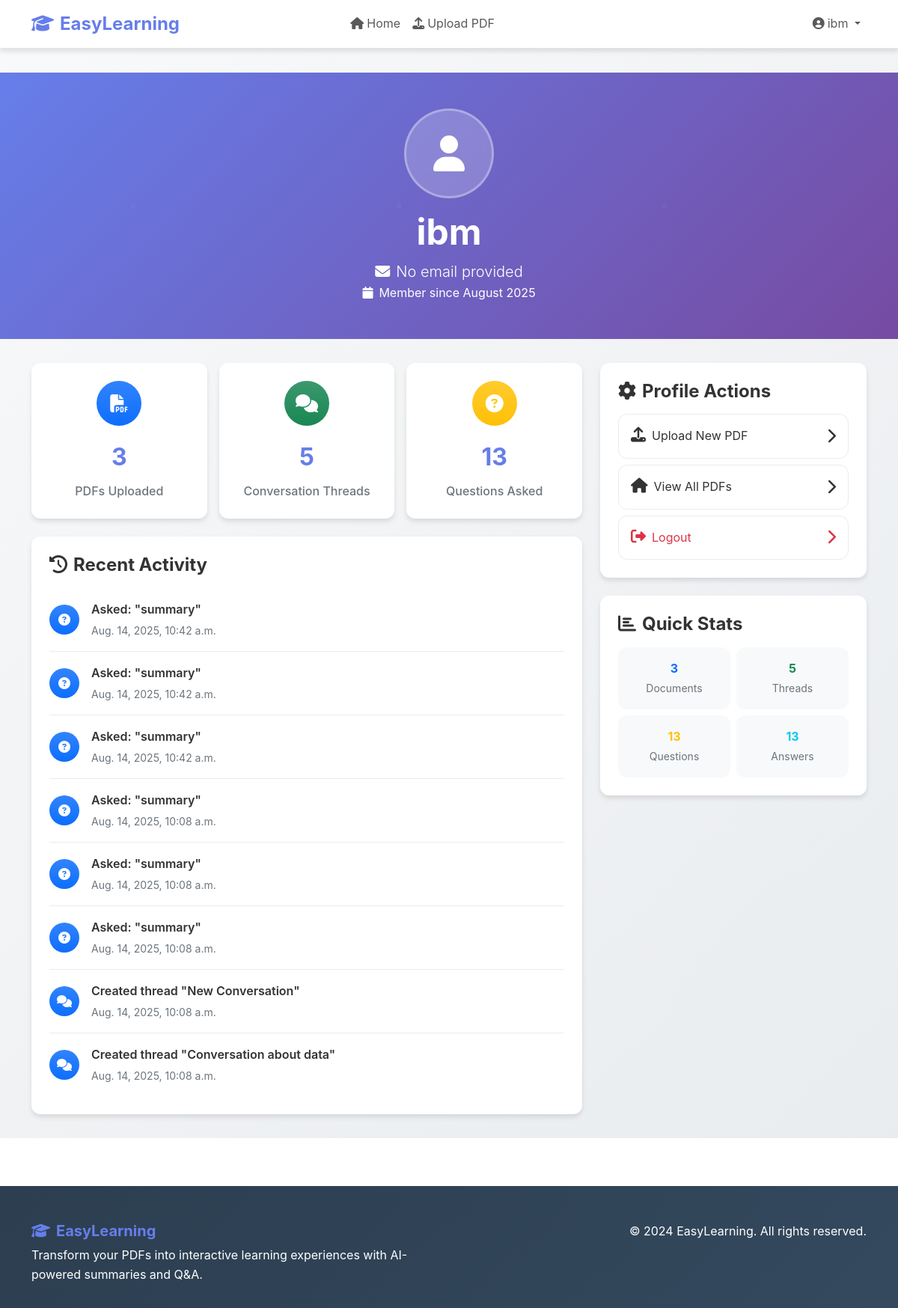
Page /profile/ (signed in) on the committed database.
### easylearning/models.py (models this page shows, shortened)
class Question(models.Model):
    LANGUAGE_CHOICES = [
        ('en', 'English'),
        ('gu', 'Gujarati'),
        ('hi', 'Hindi'),
    ]
    id = models.UUIDField(primary_key=True, default=uuid.uuid4, editable=False)
    thread = models.ForeignKey(ConversationThread, on_delete=models.CASCADE, related_name='questions')
    question_text = models.TextField()
    language = models.CharField(max_length=2, choices=LANGUAGE_CHOICES, default='en')
    asked_at = models.DateTimeField(auto_now_add=True)
    asked_by = models.ForeignKey(User, on_delete=models.CASCADE, null=True, blank=True)

class ConversationThread(models.Model):
    id = models.UUIDField(primary_key=True, default=uuid.uuid4, editable=False)
    pdf_document = models.ForeignKey(PDFDocument, on_delete=models.CASCADE, related_name='conversations')
    title = models.CharField(max_length=255, default="New Conversation")
    created_at = models.DateTimeField(auto_now_add=True)
    updated_at = models.DateTimeField(auto_now=True)

### easylearning/views.py (the view)
# urls.py: path('profile/', views.profile_view, name='profile'),
@login_required
def profile_view(request):
    user = request.user
    pdfs = PDFDocument.objects.filter(uploaded_by=user)
    threads = ConversationThread.objects.filter(pdf_document__uploaded_by=user)
    questions = Question.objects.filter(asked_by=user)
    answers = Answer.objects.filter(question__asked_by=user)
    recent_activities = []
    for pdf in pdfs.order_by('-uploaded_at')[:5]:
        recent_activities.append({
            'icon': 'file-pdf',
            'title': f'Uploaded "{pdf.title}"',
            'time': pdf.uploaded_at
        })
    for thread in threads.order_by('-created_at')[:3]:
        recent_activities.append({
            'icon': 'comments',
            'title': f'Created thread "{thread.title}"',
            'time': thread.created_at
        })
        for question in questions.order_by('-asked_at')[:3]:
            question_text = question.question_text
            truncated_text = question_text[:50] + "..." if len(question_text) > 50 else question_text
            recent_activities.append({
                'icon': 'question-circle',
                'title': f'Asked: "{truncated_text}"',
                'time': question.asked_at
            })
    recent_activities.sort(key=lambda x: x['time'], reverse=True)
    recent_activities = recent_activities[:8]
    context = {
        'pdfs': pdfs,
        'threads': threads,
        'questions': questions,
        'answers': answers,
        'recent_activities': recent_activities,
    }
    return render(request, 'easylearning/profile.html', context)

### templates/easylearning/profile.html (shortened to what this page needs)
{% extends 'base.html' %}
{% block content %}
<div class="profile-container">
    <section class="profile-header">
        <div class="container text-center position-relative">
            <div class="profile-avatar">
                <i class="fas fa-user"></i>
            </div>
            <h1 class="display-5 fw-bold mb-2">{{ user.username }}</h1>
            <p class="lead mb-0">
                <i class="fas fa-envelope me-2"></i>{{ user.email|default:"No email provided" }}
            </p>
            <p class="mb-0">
                <i class="fas fa-calendar me-2"></i>Member since {{ user.date_joined|date:"F Y" }}
            </p>
        </div>
    </section>
    <div class="container">
        <div class="row g-4">
            <div class="col-lg-8">
                <div class="row g-3 mb-4">
                    <div class="col-md-4">
                        <div class="stats-card">
                            <div class="stats-icon bg-primary bg-gradient">
                                <i class="fas fa-file-pdf"></i>
                            </div>
                            <div class="stats-number">{{ pdfs.count }}</div>
                            <div class="stats-label">PDFs Uploaded</div>
                        </div>
                    </div>
                    <div class="col-md-4">
                        <div class="stats-card">
                            <div class="stats-icon bg-success bg-gradient">
                                <i class="fas fa-comments"></i>
                            </div>
                            <div class="stats-number">{{ threads.count }}</div>
                            <div class="stats-label">Conversation Threads</div>
                        </div>
                    </div>
                    <div class="col-md-4">
                        <div class="stats-card">
                            <div class="stats-icon bg-warning bg-gradient">
                                <i class="fas fa-question-circle"></i>
                            </div>
                            <div class="stats-number">{{ questions.count }}</div>
                            <div class="stats-label">Questions Asked</div>
                        </div>
                    </div>
                </div>
                <div class="recent-activity">
                    <h4 class="fw-bold mb-3">
                        <i class="fas fa-history me-2"></i>Recent Activity
                    </h4>
                    {% if recent_activities %}
                        {% for activity in recent_activities %}
                        <div class="activity-item">
                            <div class="activity-icon bg-primary bg-gradient">
                                <i class="fas fa-{{ activity.icon }}"></i>
                            </div>
                            <div class="activity-content">
                                <div class="activity-title">{{ activity.title }}</div>
                                <div class="activity-time">{{ activity.time }}</div>
                            </div>
                        </div>
                        {% endfor %}
                    {% else %}
                        <div class="text-center py-4">
                            <i class="fas fa-inbox fa-3x text-muted mb-3"></i>
                            <p class="text-muted">No recent activity</p>
                        </div>
                    {% endif %}
                </div>
            </div>
            <div class="col-lg-4">
                <div class="profile-actions">
                    <h4 class="fw-bold mb-3">
                        <i class="fas fa-cog me-2"></i>Profile Actions
                    </h4>
                    <a href="{% url 'easylearning:upload_pdf' %}" class="action-btn">
                        <span>
                            <i class="fas fa-upload me-2"></i>Upload New PDF
                        </span>
                        <i class="fas fa-chevron-right"></i>
                    </a>
                    <a href="{% url 'easylearning:home' %}" class="action-btn">
                        <span>
                            <i class="fas fa-home me-2"></i>View All PDFs
                        </span>
                        <i class="fas fa-chevron-right"></i>
                    </a>
                    <a href="{% url 'easylearning:logout' %}" class="action-btn text-danger">
                        <span>
                            <i class="fas fa-sign-out-alt me-2"></i>Logout
                        </span>
                        <i class="fas fa-chevron-right"></i>
                    </a>
                </div>
                <div class="profile-actions mt-4">
                    <h4 class="fw-bold mb-3">
                        <i class="fas fa-chart-bar me-2"></i>Quick Stats
                    </h4>
                    <div class="row g-2">
                        <div class="col-6">
                            <div class="text-center p-3 bg-light rounded">
                                <div class="fw-bold text-primary">{{ pdfs.count }}</div>
                                <small class="text-muted">Documents</small>
                            </div>
                        </div>
                        <div class="col-6">
                            <div class="text-center p-3 bg-light rounded">
                                <div class="fw-bold text-success">{{ threads.count }}</div>
                                <small class="text-muted">Threads</small>
                            </div>
                        </div>
                        <div class="col-6">
                            <div class="text-center p-3 bg-light rounded">
                                <div class="fw-bold text-warning">{{ questions.count }}</div>
                                <small class="text-muted">Questions</small>
                            </div>
                        </div>
                        <div class="col-6">
                            <div class="text-center p-3 bg-light rounded">
                                <div class="fw-bold text-info">{{ answers.count }}</div>
                                <small class="text-muted">Answers</small>
                            </div>
                        </div>
                    </div>
                </div>
            </div>
        </div>
    </div>
</div>
{% endblock %}

### templates/base.html (shortened to what this page needs)
<!DOCTYPE html>
<html lang="en">
<head>
    <link href="https://cdn.jsdelivr.net/npm/bootstrap@5.3.0/dist/css/bootstrap.min.css" rel="stylesheet">
    <link rel="stylesheet" href="https://cdnjs.cloudflare.com/ajax/libs/font-awesome/6.4.0/css/all.min.css">
</head>
<body>
    <nav class="navbar navbar-expand-lg navbar-light bg-light shadow-sm">
        <div class="container">
            <a class="navbar-brand" href="{% url 'easylearning:home' %}">
                <i class="fas fa-graduation-cap me-2"></i>EasyLearning
            </a>
            <div class="collapse navbar-collapse justify-content-center" id="navbarNav">
                <ul class="navbar-nav mx-auto">
                    <li class="nav-item">
                        <a class="nav-link" href="{% url 'easylearning:home' %}">
                            <i class="fas fa-home me-1"></i>Home
                        </a>
                    </li>
                    <li class="nav-item">
                        <a class="nav-link" href="{% url 'easylearning:upload_pdf' %}">
                            <i class="fas fa-upload me-1"></i>Upload PDF
                        </a>
                    </li>
                </ul>
                <ul class="navbar-nav ms-auto">
                    {% if user.is_authenticated %}
                        <li class="nav-item dropdown">
                            <a class="nav-link dropdown-toggle" href="#" id="navbarDropdown" role="button" aria-expanded="false">
                                <i class="fas fa-user-circle me-1"></i>{{ user.username }}
                            </a>
                        </li>
                    {% endif %}
                </ul>
            </div>
        </div>
    </nav>
    <main>
        {% block content %}{% endblock %}
    </main>
    <footer class="footer">
        <div class="container">
            <div class="row">
                <div class="col-md-6">
                    <h5><i class="fas fa-graduation-cap me-2"></i>EasyLearning</h5>
                    <p class="mb-0">Transform your PDFs into interactive learning experiences with AI-powered summaries and Q&A.</p>
                </div>
                <div class="col-md-6 text-md-end">
                    <p class="mb-0">&copy; 2024 EasyLearning. All rights reserved.</p>
                </div>
            </div>
        </div>
    </footer>
</body>
</html>

### templates/base.html (style rules this page uses)
:root { --primary-color: #667eea; --secondary-color: #764ba2; --success-color: #28a745; --warning-color: #ffc107; --danger-color: #dc3545; --dark-color: #2c3e50; --light-color: #f8f9fa; --border-radius: 12px; --box-shadow: 0 4px 6px rgba(0, 0, 0, 0.1); --transition: all 0.3s ease; }
body { font-family: 'Inter', -apple-system, BlinkMacSystemFont, 'Segoe UI', Roboto, sans-serif; line-height: 1.6; color: #333; }
.navbar-brand { font-weight: 700; color: var(--primary-color) !important; font-size: 1.5rem; }
.navbar { backdrop-filter: blur(10px); background: rgba(255, 255, 255, 0.95) !important; border-bottom: 1px solid rgba(0, 0, 0, 0.1); }
.footer { background: linear-gradient(135deg, var(--dark-color) 0%, #34495e 100%); color: white; padding: 3rem 0 2rem; margin-top: 4rem; }
.footer h5 { color: var(--primary-color); font-weight: 700; }
.dropdown { position: relative !important; }
.dropdown-toggle::after { display: inline-block; margin-left: 0.255em; vertical-align: 0.255em; content: ""; border-top: 0.3em solid; border-right: 0.3em solid transparent; border-bottom: 0; border-left: 0.3em solid transparent; }
.text-muted { color: #6c757d !important; }
.shadow-sm { box-shadow: var(--box-shadow) !important; }
.rounded { border-radius: var(--border-radius) !important; }

### templates/easylearning/profile.html (style rules this page uses)
.profile-container { background: linear-gradient(135deg, #f8f9fa 0%, #e9ecef 100%); min-height: 100vh; padding: 2rem 0; }
.profile-header { background: linear-gradient(135deg, var(--primary-color) 0%, var(--secondary-color) 100%); color: white; padding: 3rem 0; margin-bottom: 2rem; position: relative; overflow: hidden; }
.profile-header::before { content: ''; position: absolute; top: 0; left: 0; right: 0; bottom: 0; opacity: 0.3; }
.profile-avatar { width: 120px; height: 120px; background: rgba(255, 255, 255, 0.2); border-radius: 50%; display: flex; align-items: center; justify-content: center; font-size: 3rem; margin: 0 auto 1rem; backdrop-filter: blur(10px); border: 3px solid rgba(255, 255, 255, 0.3); }
.stats-card { background: white; border-radius: var(--border-radius); padding: 1.5rem; text-align: center; box-shadow: var(--box-shadow); transition: var(--transition); border: none; }
.stats-icon { width: 60px; height: 60px; border-radius: 50%; display: flex; align-items: center; justify-content: center; margin: 0 auto 1rem; font-size: 1.5rem; color: white; }
.stats-number { font-size: 2rem; font-weight: 700; color: var(--primary-color); margin-bottom: 0.5rem; }
.stats-label { color: #6c757d; font-weight: 500; }
.recent-activity { background: white; border-radius: var(--border-radius); padding: 1.5rem; box-shadow: var(--box-shadow); border: none; }
.activity-item { display: flex; align-items: center; padding: 1rem 0; border-bottom: 1px solid #e9ecef; transition: var(--transition); }
.activity-item:last-child { border-bottom: none; }
.activity-icon { width: 40px; height: 40px; border-radius: 50%; display: flex; align-items: center; justify-content: center; margin-right: 1rem; font-size: 1rem; color: white; }
.activity-content { flex: 1; }
.activity-title { font-weight: 600; margin-bottom: 0.25rem; }
.activity-time { font-size: 0.875rem; color: #6c757d; }
.profile-actions { background: white; border-radius: var(--border-radius); padding: 1.5rem; box-shadow: var(--box-shadow); border: none; }
.action-btn { display: flex; align-items: center; justify-content: space-between; padding: 1rem; border: 1px solid #e9ecef; border-radius: var(--border-radius); text-decoration: none; color: #333; transition: var(--transition); margin-bottom: 0.5rem; }
.action-btn:last-child { margin-bottom: 0; }
.action-btn i { font-size: 1.25rem; }

### rows in the picture
Question: time "Aug. 14, 2025, 10:42 a.m." "Aug. 14, 2025, 10:42 a.m." "Aug. 14, 2025, 10:42 a.m."
Question: time "Aug. 14, 2025, 10:08 a.m." "Aug. 14, 2025, 10:08 a.m." "Aug. 14, 2025, 10:08 a.m."
ConversationThread: time "Aug. 14, 2025, 10:08 a.m."
ConversationThread: time "Aug. 14, 2025, 10:08 a.m."

### other values in the picture
{{ user.username }} "ibm"
{{ user.email|default:"No email provided" }} "No email provided"
{{ user.date_joined|date:"F Y" }} "August 2025"
{{ pdfs.count }} "3"
{{ threads.count }} "5"
{{ questions.count }} "13"
{{ activity.title }} "Asked: \"summary\"" "Asked: \"summary\"" "Asked: \"summary\"" "Asked: \"summary\"" "Asked: \"summary\"" "Asked: \"summary\"" "Created thread \"New Conversation\"" "Created thread \"Conversation about data\""
{{ answers.count }} "13"
